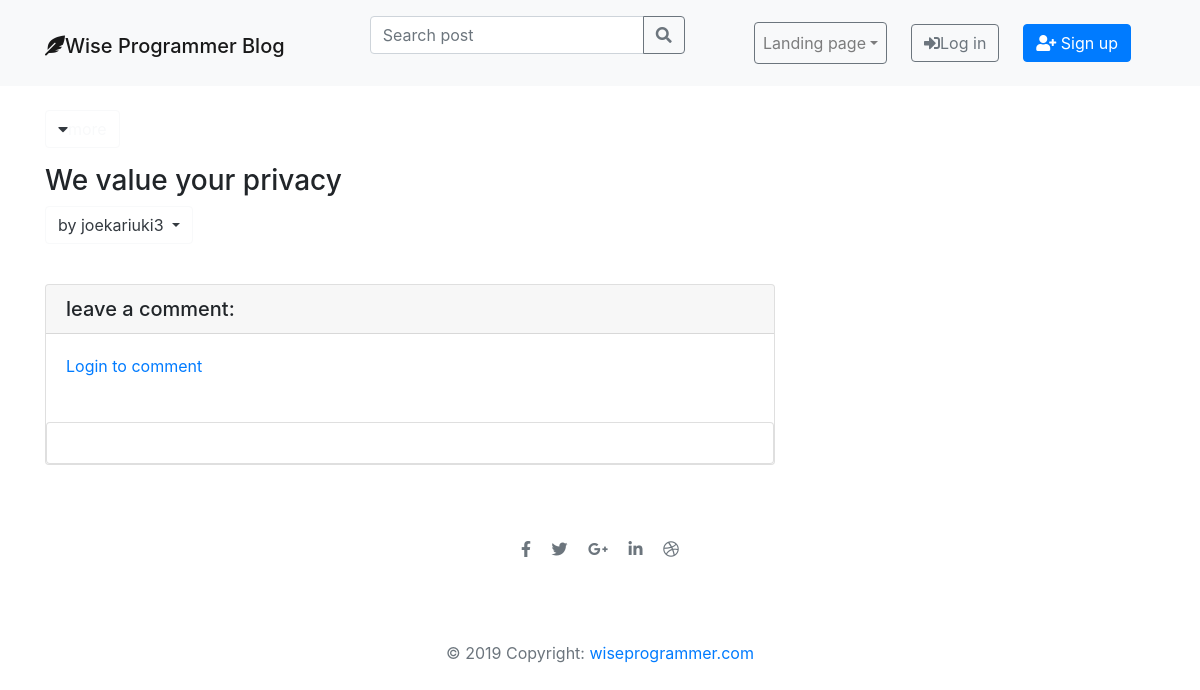
The app's page /post/43/, older data.
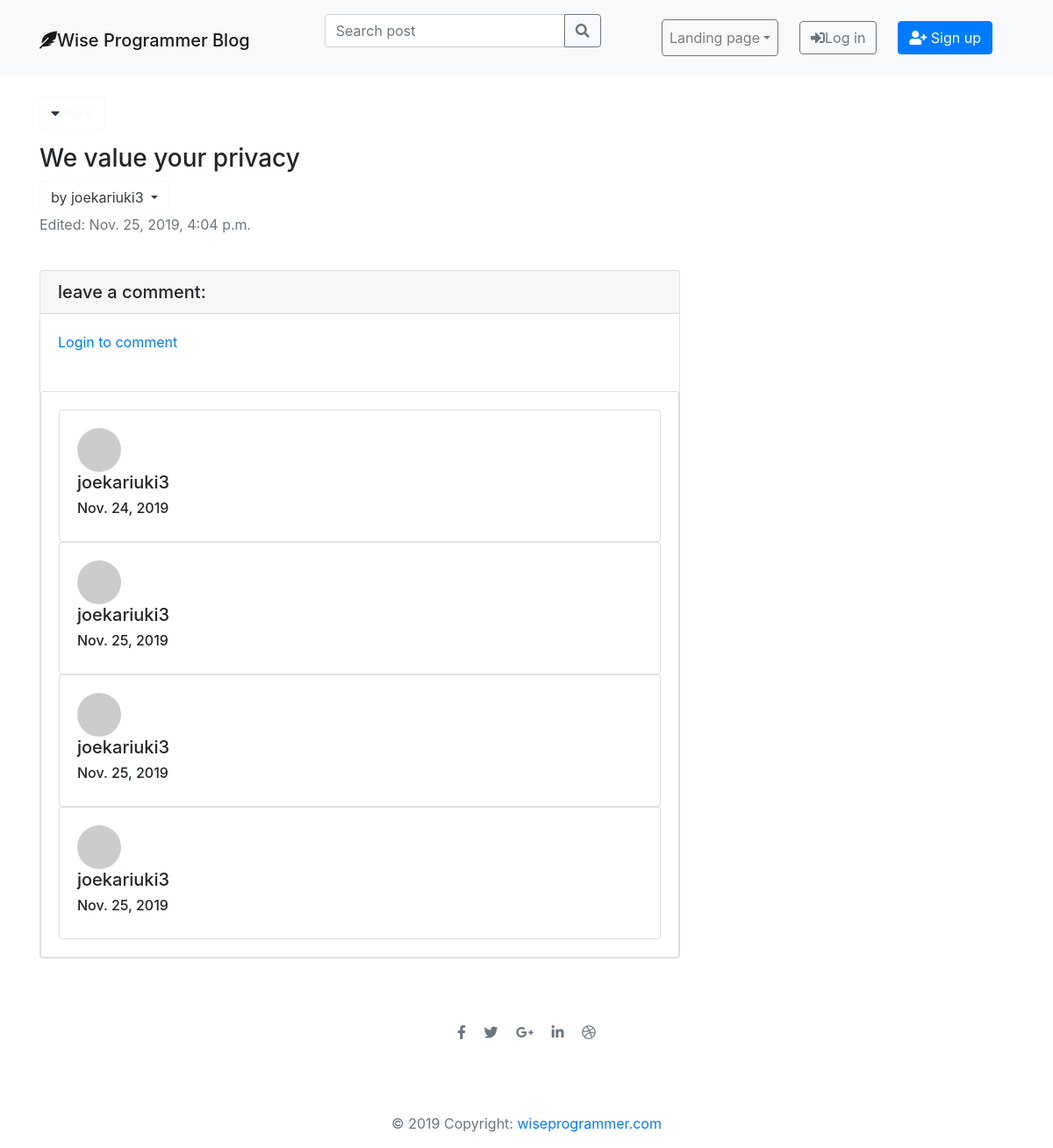
The same page, newer data.
### blog/models.py (models this page shows, shortened)
class Post(models.Model):
    author = models.ForeignKey('auth.User', on_delete=models.CASCADE)
    title = models.CharField(max_length=10000)
    text = models.TextField()
    created_date = models.DateTimeField(default=timezone.now)
    published_date = models.DateTimeField(blank=True, null=True)
    edited_date = models.DateTimeField(blank=True, null=True)

class Comment(models.Model):
    post = models.ForeignKey(
        'blog.Post', on_delete=models.CASCADE, related_name='comments')
    author = models.CharField(max_length=200)
    text = models.TextField()
    created_date = models.DateField(default=timezone.now)
    approved = models.BooleanField(default=False)

### blog/views.py (the view)
# urls.py: path('post/<int:pk>/', views.post_detail, name='post_detail'),
def post_detail(request, pk):
    post = get_object_or_404(Post, pk=pk)
    form = CommentForm(request.POST)
    author_name = post.author
    author_posts = Post.objects.filter(author=author_name)
    author_posts_count = str(author_posts.count())
    author_details = User.objects.get(username=author_name)
    stuff_for_frontend = {'post': post, 'form': form,
                          'author_details': author_details,
                          'author_posts_count': author_posts_count,
                          'author_posts': author_posts}
    return render(request, 'blog/post_detail.html', stuff_for_frontend)

### blog/forms.py
class CommentForm(forms.ModelForm):
    helper = FormHelper()
    helper.form_method = 'POST'
    submit = helper.add_input(Submit('Comment', 'Comment'))
    text = forms.CharField(widget=forms.Textarea(
        attrs={'class': 'form-control', 'placeholder': 'Comment', 'rows': '3'}))
    class Meta:
        model = Comment
        fields = ('text',)

### blog/templatetags/markdownify.py (called while the page is built)
@register.filter
def markdown(value):
    renderer = HighlightRenderer()
    markdown = mistune.Markdown(renderer=renderer)
    return markdown(value)

### blog/templates/blog/post_detail.html (shortened to what this page needs)
{% extends 'blog/base.html' %}
{% load markdownify %}
{% load crispy_forms_tags %}
{% block content%}
<div class="col-xs-12 col-sm-12 col-md-10 col-lg-9 col-xl-8">
  <div>
    <p>
      <button class="btn btn-outline-light "data-toggle="collapse" href="#collapseExample" role="button" aria-expanded="false" aria-controls="collapseExample">
        <i class="fas fa-caret-down  text-dark" >
        </i>more
      </button>
    </p>
  </div>
  <div>
    <h3 class="">{{ post.title }}</h3>
    <div class="btn-group">
        <button class=" btn btn-outline-light dropdown-toggle text-dark" data-toggle="dropdown" aria-haspopup="true" aria-expanded="false" style="align:center;">
          by {{post.author}}
        </button>
    </div>
    <div>
      {% if post.published_date %}
      {% if post.edited_date%}
      <p class="text-muted"> Edited: {{ post.edited_date }} </p>
      {% endif%}
      {% endif%}
    </div>
    <br>
  </div>
  {% if  post.published_date %}
  <div class="card comment-card">
    <div>
      <h5 class="card-header">leave a comment:</h5>
      {% if user.is_authenticated %}
      <div class="card-body">
        <form method="post" class="form-group" action="{% url 'add_comment_to_post' pk=post.pk %}">
          {% csrf_token %}
          {{ form|crispy }}
          <button type="submit" class="btn btn-primary">Comment</button>
        </form>
      </div>
      {% else %}
      <div class="card-body">
        <a href="{% url 'add_comment_to_post' pk=post.pk  %}">Login to comment</a>
      </div>
      {% endif %}
      {% endif %}
    </div>
    <br>
    <div class="card card-body">
      {% for comment in post.comments.all %}
      {% if user.is_authenticated or comment.approved %}
      <div class="card card-body media-body">
        <div>
        <img class=" mr-3 rounded-circle" src="http://placehold.it/50x50" alt="">
          <h5 class="mt-0">{{comment.author}}</h5>
          <h6 class="mt-0">{{comment.created_date}}</h6>
        </div>
      </div>
      {% endif %}
      {% endfor %}
    </div>
  </div>
</div>
{% endblock %}

Row changes from the older to the newer data that the page shows:
changed Post "We value your privacy": edited_date (not shown) → "Nov. 25, 2019, 4:04 p.m."
now on this page (row edited): Comment: approved True (drawn), author "joekariuki3", created_date "Nov. 24, 2019"
added Comment: approved True (drawn), author "joekariuki3", created_date "Nov. 25, 2019"
added Comment: approved True (drawn), author "joekariuki3", created_date "Nov. 25, 2019"
added Comment: approved True (drawn), author "joekariuki3", created_date "Nov. 25, 2019"
Text that changed along with them:
text now shown: "Edited:"
